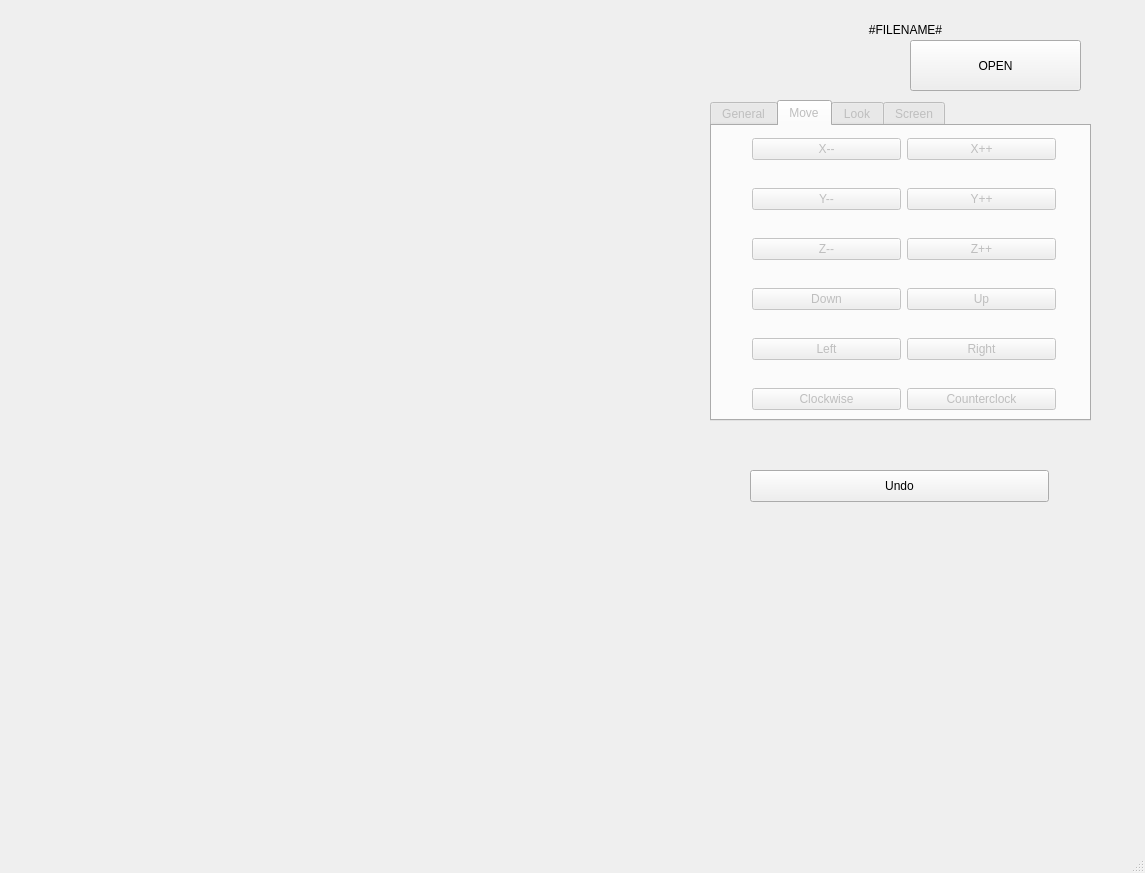
<?xml version="1.0" encoding="UTF-8"?>
<ui version="4.0">
 <class>MainWindow</class>
 <widget class="QMainWindow" name="MainWindow">
  <property name="geometry">
   <rect>
    <x>0</x>
    <y>0</y>
    <width>1145</width>
    <height>873</height>
   </rect>
  </property>
  <property name="windowTitle">
   <string>MainWindow</string>
  </property>
  <widget class="QWidget" name="centralwidget">
   <widget class="QTabWidget" name="tabWidget">
    <property name="enabled">
     <bool>false</bool>
    </property>
    <property name="geometry">
     <rect>
      <x>710</x>
      <y>100</y>
      <width>381</width>
      <height>321</height>
     </rect>
    </property>
    <property name="currentIndex">
     <number>1</number>
    </property>
    <widget class="QWidget" name="tab">
     <attribute name="title">
      <string>General</string>
     </attribute>
     <widget class="QWidget" name="gridLayoutWidget_3">
      <property name="geometry">
       <rect>
        <x>10</x>
        <y>30</y>
        <width>361</width>
        <height>80</height>
       </rect>
      </property>
      <layout class="QGridLayout" name="gridLayout_3">
       <item row="0" column="2">
        <widget class="QRadioButton" name="rb_parallel">
         <property name="text">
          <string>Parallel</string>
         </property>
         <property name="checked">
          <bool>true</bool>
         </property>
        </widget>
       </item>
       <item row="0" column="0">
        <widget class="QLabel" name="label_2">
         <property name="font">
          <font>
           <pointsize>15</pointsize>
          </font>
         </property>
         <property name="text">
          <string>Projection</string>
         </property>
         <property name="alignment">
          <set>Qt::AlignCenter</set>
         </property>
        </widget>
       </item>
       <item row="0" column="1">
        <widget class="QRadioButton" name="rb_central">
         <property name="text">
          <string>Central</string>
         </property>
         <property name="checked">
          <bool>false</bool>
         </property>
        </widget>
       </item>
      </layout>
     </widget>
     <widget class="QDoubleSpinBox" name="dSpinBox_scale">
      <property name="geometry">
       <rect>
        <x>140</x>
        <y>120</y>
        <width>171</width>
        <height>41</height>
       </rect>
      </property>
      <property name="font">
       <font>
        <pointsize>20</pointsize>
        <bold>true</bold>
       </font>
      </property>
      <property name="minimum">
       <double>0.100000000000000</double>
      </property>
      <property name="maximum">
       <double>2.000000000000000</double>
      </property>
      <property name="singleStep">
       <double>0.010000000000000</double>
      </property>
      <property name="value">
       <double>1.000000000000000</double>
      </property>
     </widget>
     <widget class="QLabel" name="label_4">
      <property name="geometry">
       <rect>
        <x>10</x>
        <y>130</y>
        <width>104</width>
        <height>20</height>
       </rect>
      </property>
      <property name="font">
       <font>
        <pointsize>15</pointsize>
       </font>
      </property>
      <property name="text">
       <string>Size</string>
      </property>
      <property name="alignment">
       <set>Qt::AlignCenter</set>
      </property>
     </widget>
    </widget>
    <widget class="QWidget" name="tab_2">
     <attribute name="title">
      <string>Move</string>
     </attribute>
     <widget class="QWidget" name="gridLayoutWidget_2">
      <property name="geometry">
       <rect>
        <x>40</x>
        <y>-10</y>
        <width>304</width>
        <height>321</height>
       </rect>
      </property>
      <layout class="QGridLayout" name="gridLayout_2">
       <item row="5" column="1">
        <widget class="QPushButton" name="rotateCounterclockwiseButton">
         <property name="text">
          <string>Counterclock</string>
         </property>
         <property name="shortcut">
          <string>Ctrl+9</string>
         </property>
        </widget>
       </item>
       <item row="3" column="1">
        <widget class="QPushButton" name="rotateUpButton">
         <property name="text">
          <string>Up</string>
         </property>
         <property name="shortcut">
          <string>Ctrl+8</string>
         </property>
        </widget>
       </item>
       <item row="0" column="0">
        <widget class="QPushButton" name="moveRightButton">
         <property name="text">
          <string>X--</string>
         </property>
         <property name="shortcut">
          <string>6</string>
         </property>
        </widget>
       </item>
       <item row="0" column="1">
        <widget class="QPushButton" name="moveLeftButton">
         <property name="text">
          <string>X++</string>
         </property>
         <property name="shortcut">
          <string>4</string>
         </property>
        </widget>
       </item>
       <item row="4" column="0">
        <widget class="QPushButton" name="rotateLeftButton">
         <property name="text">
          <string>Left</string>
         </property>
         <property name="shortcut">
          <string>Ctrl+4</string>
         </property>
        </widget>
       </item>
       <item row="4" column="1">
        <widget class="QPushButton" name="rotateRightButton">
         <property name="text">
          <string>Right</string>
         </property>
         <property name="shortcut">
          <string>Ctrl+6</string>
         </property>
        </widget>
       </item>
       <item row="5" column="0">
        <widget class="QPushButton" name="rotateClockwiseButton">
         <property name="text">
          <string>Clockwise</string>
         </property>
         <property name="shortcut">
          <string>Ctrl+1</string>
         </property>
        </widget>
       </item>
       <item row="2" column="0">
        <widget class="QPushButton" name="moveBackwardButton">
         <property name="text">
          <string>Z--</string>
         </property>
         <property name="shortcut">
          <string>9</string>
         </property>
        </widget>
       </item>
       <item row="2" column="1">
        <widget class="QPushButton" name="moveForwardButton">
         <property name="text">
          <string>Z++</string>
         </property>
         <property name="shortcut">
          <string>1</string>
         </property>
        </widget>
       </item>
       <item row="1" column="1">
        <widget class="QPushButton" name="moveUpButton">
         <property name="text">
          <string>Y++</string>
         </property>
         <property name="shortcut">
          <string>8</string>
         </property>
        </widget>
       </item>
       <item row="3" column="0">
        <widget class="QPushButton" name="rotateDownButton">
         <property name="text">
          <string>Down</string>
         </property>
         <property name="shortcut">
          <string>Ctrl+2</string>
         </property>
        </widget>
       </item>
       <item row="1" column="0">
        <widget class="QPushButton" name="moveDownButton">
         <property name="text">
          <string>Y--</string>
         </property>
         <property name="shortcut">
          <string>2</string>
         </property>
        </widget>
       </item>
      </layout>
     </widget>
    </widget>
    <widget class="QWidget" name="tab_3">
     <attribute name="title">
      <string>Look</string>
     </attribute>
     <widget class="QPushButton" name="changeBGColorButton">
      <property name="geometry">
       <rect>
        <x>110</x>
        <y>150</y>
        <width>141</width>
        <height>31</height>
       </rect>
      </property>
      <property name="text">
       <string>background color</string>
      </property>
     </widget>
     <widget class="QWidget" name="gridLayoutWidget">
      <property name="geometry">
       <rect>
        <x>0</x>
        <y>30</y>
        <width>381</width>
        <height>90</height>
       </rect>
      </property>
      <layout class="QGridLayout" name="gridLayout">
       <item row="1" column="4">
        <widget class="QRadioButton" name="radio_sphere">
         <property name="text">
          <string>sphere</string>
         </property>
         <property name="checked">
          <bool>false</bool>
         </property>
        </widget>
       </item>
       <item row="0" column="0">
        <widget class="QCheckBox" name="checkBox_ln">
         <property name="text">
          <string>Lines</string>
         </property>
         <property name="checked">
          <bool>true</bool>
         </property>
        </widget>
       </item>
       <item row="0" column="2">
        <widget class="QDoubleSpinBox" name="lnWidthSpinBox">
         <property name="focusPolicy">
          <enum>Qt::ClickFocus</enum>
         </property>
         <property name="decimals">
          <number>0</number>
         </property>
         <property name="minimum">
          <double>1.000000000000000</double>
         </property>
         <property name="maximum">
          <double>15.000000000000000</double>
         </property>
         <property name="singleStep">
          <double>1.000000000000000</double>
         </property>
        </widget>
       </item>
       <item row="1" column="2">
        <widget class="QDoubleSpinBox" name="pnSizeSpinBox">
         <property name="focusPolicy">
          <enum>Qt::ClickFocus</enum>
         </property>
         <property name="decimals">
          <number>0</number>
         </property>
         <property name="minimum">
          <double>1.000000000000000</double>
         </property>
         <property name="maximum">
          <double>15.000000000000000</double>
         </property>
         <property name="singleStep">
          <double>1.000000000000000</double>
         </property>
         <property name="value">
          <double>1.000000000000000</double>
         </property>
        </widget>
       </item>
       <item row="1" column="1">
        <widget class="QPushButton" name="verticesColorButton">
         <property name="text">
          <string>Color</string>
         </property>
        </widget>
       </item>
       <item row="1" column="0">
        <widget class="QCheckBox" name="checkBox_pn">
         <property name="text">
          <string>Points</string>
         </property>
         <property name="checked">
          <bool>false</bool>
         </property>
        </widget>
       </item>
       <item row="0" column="1">
        <widget class="QPushButton" name="edgesColorButton">
         <property name="text">
          <string>Color</string>
         </property>
        </widget>
       </item>
       <item row="1" column="3">
        <widget class="QRadioButton" name="radio_cube">
         <property name="text">
          <string>cube</string>
         </property>
         <property name="checked">
          <bool>true</bool>
         </property>
        </widget>
       </item>
       <item row="0" column="3">
        <widget class="QCheckBox" name="checkBox_ln_2">
         <property name="text">
          <string>dotted</string>
         </property>
         <property name="checked">
          <bool>false</bool>
         </property>
        </widget>
       </item>
      </layout>
     </widget>
    </widget>
    <widget class="QWidget" name="tab_4">
     <attribute name="title">
      <string>Screen</string>
     </attribute>
     <widget class="QPushButton" name="screenshotButton">
      <property name="geometry">
       <rect>
        <x>120</x>
        <y>30</y>
        <width>143</width>
        <height>101</height>
       </rect>
      </property>
      <property name="text">
       <string>Screenshot</string>
      </property>
      <property name="shortcut">
       <string>P</string>
      </property>
     </widget>
     <widget class="QPushButton" name="screencastButton">
      <property name="geometry">
       <rect>
        <x>120</x>
        <y>140</y>
        <width>143</width>
        <height>101</height>
       </rect>
      </property>
      <property name="text">
       <string>Start Recording</string>
      </property>
      <property name="shortcut">
       <string>R</string>
      </property>
     </widget>
    </widget>
   </widget>
   <widget class="QPushButton" name="QuitButton">
    <property name="geometry">
     <rect>
      <x>750</x>
      <y>470</y>
      <width>299</width>
      <height>32</height>
     </rect>
    </property>
    <property name="text">
     <string>Undo</string>
    </property>
    <property name="shortcut">
     <string>Q</string>
    </property>
   </widget>
   <widget class="QLabel" name="vectors">
    <property name="geometry">
     <rect>
      <x>720</x>
      <y>80</y>
      <width>161</width>
      <height>16</height>
     </rect>
    </property>
    <property name="text">
     <string/>
    </property>
   </widget>
   <widget class="QLabel" name="label">
    <property name="geometry">
     <rect>
      <x>720</x>
      <y>20</y>
      <width>371</width>
      <height>20</height>
     </rect>
    </property>
    <property name="text">
     <string>#FILENAME#</string>
    </property>
    <property name="alignment">
     <set>Qt::AlignCenter</set>
    </property>
   </widget>
   <widget class="QPushButton" name="loadModelFileButton">
    <property name="geometry">
     <rect>
      <x>910</x>
      <y>40</y>
      <width>171</width>
      <height>51</height>
     </rect>
    </property>
    <property name="text">
     <string>OPEN</string>
    </property>
    <property name="shortcut">
     <string>Ctrl+O</string>
    </property>
   </widget>
   <widget class="QLabel" name="vertex">
    <property name="geometry">
     <rect>
      <x>720</x>
      <y>50</y>
      <width>161</width>
      <height>16</height>
     </rect>
    </property>
    <property name="text">
     <string/>
    </property>
   </widget>
   <widget class="GLWidget" name="widget" native="true">
    <property name="geometry">
     <rect>
      <x>30</x>
      <y>20</y>
      <width>631</width>
      <height>621</height>
     </rect>
    </property>
   </widget>
  </widget>
  <widget class="QMenuBar" name="menubar">
   <property name="geometry">
    <rect>
     <x>0</x>
     <y>0</y>
     <width>1145</width>
     <height>24</height>
    </rect>
   </property>
  </widget>
  <widget class="QStatusBar" name="statusbar"/>
 </widget>
 <customwidgets>
  <customwidget>
   <class>GLWidget</class>
   <extends>QWidget</extends>
   <header>glwidget.h</header>
   <container>1</container>
  </customwidget>
 </customwidgets>
 <resources/>
 <connections/>
</ui>
